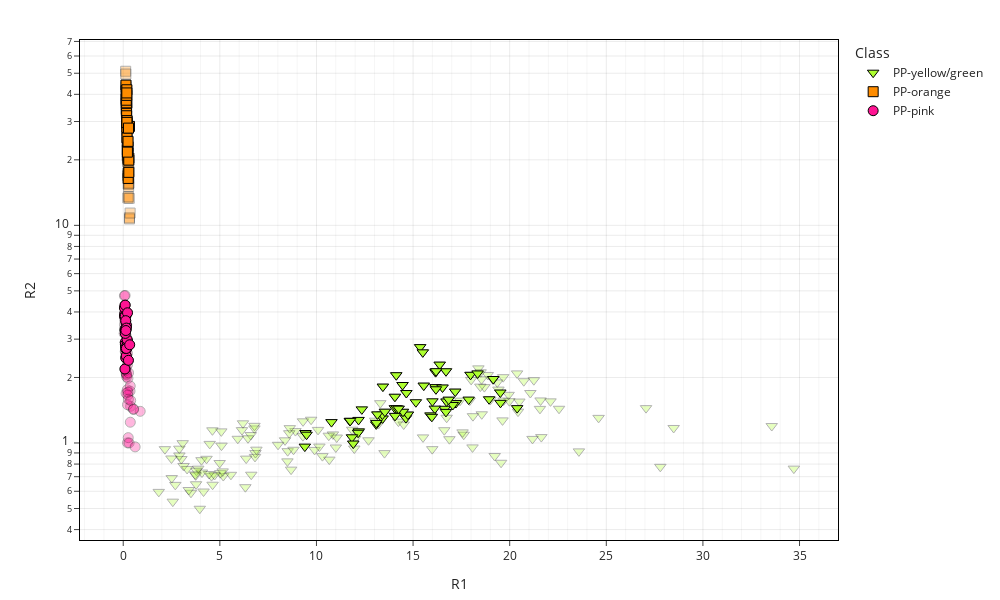

The notebook cell this image was saved under:
### Code cell
# --- Classification for Intensity-Ratio Method ---

# Apply Intensity Ratio transformation to train data
X_train_minmax = min_max_norm(X, wavelengths, laser_end)
X_train_trans = intensity_ratio_transform(X_train_minmax, I0, I1, I2, I3)
X_train_df = pd.DataFrame(X_train_trans, index=X.index, columns=['R1', 'R2'])

# Apply Intensity Ratio transformation to test data and make predictions
X_test_minmax = min_max_norm(X_test, wavelengths, laser_end)
X_test_trans = intensity_ratio_transform(X_test_minmax, I0, I1, I2, I3)
X_test_df = pd.DataFrame(X_test_trans, index=X_test.index, columns=['R1', 'R2'])

# Evaluate classifier
metrics_df, pred, probs = evaluate_classifier(clf, X_train_df, X_test_df, y, y_test, classes)
display(metrics_df)


scatter_plot_train_test(X_train_df, X_test_df, 'R1', 'R2', symbol_map, color_dict, y_log=True)

### Figure 1 — Plotly figure (JSON) as saved in the notebook; plotly's stock layout.template omitted (floating-point values rounded to 4 significant figures; data arrays with more than 128 entries replaced by an {"elided": "..."} marker saying what was removed)
{"data": [{"hovertemplate": "<b>%{hovertext}</b><br><br>class=PP-yellow/green<br>R1=%{x}<br>R2=%{y}<extra></extra>", "hovertext": {"elided": "160 str values"}, "legendgroup": "train", "marker": {"color": "greenyellow", "line": {"color": "black", "width": 1}, "opacity": 0.3, "size": 10, "symbol": "triangle-down"}, "mode": "markers", "name": "PP-yellow/green", "orientation": "v", "showlegend": false, "type": "scatter", "x": {"elided": "160 float values"}, "xaxis": "x", "y": {"elided": "160 float values"}, "yaxis": "y"}, {"hovertemplate": "<b>%{hovertext}</b><br><br>class=PP-orange<br>R1=%{x}<br>R2=%{y}<extra></extra>", "hovertext": ["PP-orange_001", "PP-orange_002", "PP-orange_003", "PP-orange_004", "PP-orange_005", "PP-orange_006", "PP-orange_007", "PP-orange_008", "PP-orange_009", "PP-orange_010", "PP-orange_011", "PP-orange_012", "PP-orange_013", "PP-orange_014", "PP-orange_015", "PP-orange_016", "PP-orange_017", "PP-orange_018", "PP-orange_019", "PP-orange_020", "PP-orange_021", "PP-orange_022", "PP-orange_023", "PP-orange_024", "PP-orange_025", "PP-orange_026", "PP-orange_027", "PP-orange_028", "PP-orange_029", "PP-orange_030", "PP-orange_031", "PP-orange_032", "PP-orange_033", "PP-orange_034", "PP-orange_035", "PP-orange_036", "PP-orange_037", "PP-orange_038", "PP-orange_039", "PP-orange_040", "PP-orange_041", "PP-orange_042", "PP-orange_043", "PP-orange_044", "PP-orange_045", "PP-orange_046", "PP-orange_047", "PP-orange_048", "PP-orange_049", "PP-orange_050", "PP-orange_001", "PP-orange_002", "PP-orange_003", "PP-orange_004", "PP-orange_005", "PP-orange_006", "PP-orange_007", "PP-orange_008", "PP-orange_009", "PP-orange_010", "PP-orange_011", "PP-orange_012", "PP-orange_013", "PP-orange_014", "PP-orange_015", "PP-orange_016", "PP-orange_017", "PP-orange_018", "PP-orange_019", "PP-orange_020", "PP-orange_021", "PP-orange_022", "PP-orange_023", "PP-orange_024", "PP-orange_025", "PP-orange_026", "PP-orange_027", "PP-orange_028", "PP-orange_029", "PP-orange_030"], "legendgroup": "train", "marker": {"color": "darkorange", "line": {"color": "black", "width": 1}, "opacity": 0.3, "size": 10, "symbol": "square"}, "mode": "markers", "name": "PP-orange", "orientation": "v", "showlegend": false, "type": "scatter", "x": [0.1413, 0.1271, 0.1483, 0.1732, 0.1344, 0.1591, 0.16, 0.1714, 0.1741, 0.1444, 0.1511, 0.1809, 0.1586, 0.1725, 0.1627, 0.1766, 0.1795, 0.1918, 0.1978, 0.1812, 0.1992, 0.1728, 0.2042, 0.2061, 0.217, 0.2287, 0.2215, 0.2634, 0.2262, 0.2367, 0.2523, 0.2458, 0.2193, 0.2871, 0.2757, 0.24, 0.253, 0.2802, 0.3178, 0.2644, 0.2555, 0.27, 0.2808, 0.2655, 0.2855, 0.2605, 0.3235, 0.2962, 0.3109, 0.3566, 0.142, 0.1526, 0.1556, 0.1625, 0.1698, 0.3221, 0.1634, 0.1761, 0.1824, 0.1735, 0.1609, 0.1865, 0.1787, 0.1868, 0.1891, 0.1916, 0.1967, 0.1934, 0.185, 0.191, 0.2471, 0.2449, 0.2881, 0.2219, 0.2857, 0.2483, 0.2727, 0.2164, 0.257, 0.2889], "xaxis": "x", "y": [43.21, 51.06, 39.38, 34.69, 49.56, 37.61, 32.59, 34.3, 33.86, 37.24, 35.71, 27.31, 33.64, 25.61, 33.25, 29.71, 28.35, 24.14, 22.24, 28.09, 20.9, 32.34, 23.22, 27.21, 20.12, 20.27, 19.66, 16.93, 16.92, 21.03, 20.16, 17.37, 20.45, 19.21, 15.47, 13.36, 17.4, 16.39, 10.84, 17.1, 15.48, 16.82, 15.08, 13.55, 17.71, 18.12, 10.71, 15.63, 13.31, 11.39, 44.1, 41.61, 38.04, 34.1, 34.35, 28.49, 36.5, 31.89, 36.4, 36.56, 37.58, 41.99, 39.56, 30.22, 29.42, 28.19, 25.2, 30.29, 40.6, 29.72, 21.58, 22.98, 20.36, 22.06, 19.94, 24.32, 27.98, 21.7, 16.43, 17.52], "yaxis": "y"}, {"hovertemplate": "<b>%{hovertext}</b><br><br>class=PP-pink<br>R1=%{x}<br>R2=%{y}<extra></extra>", "hovertext": ["PP-pink_001", "PP-pink_002", "PP-pink_003", "PP-pink_004", "PP-pink_005", "PP-pink_006", "PP-pink_007", "PP-pink_008", "PP-pink_009", "PP-pink_010", "PP-pink_011", "PP-pink_012", "PP-pink_013", "PP-pink_014", "PP-pink_015", "PP-pink_016", "PP-pink_017", "PP-pink_018", "PP-pink_019", "PP-pink_020", "PP-pink_021", "PP-pink_022", "PP-pink_023", "PP-pink_024", "PP-pink_025", "PP-pink_026", "PP-pink_027", "PP-pink_028", "PP-pink_029", "PP-pink_030", "PP-pink_031", "PP-pink_032", "PP-pink_033", "PP-pink_034", "PP-pink_035", "PP-pink_036", "PP-pink_037", "PP-pink_038", "PP-pink_039", "PP-pink_040", "PP-pink_041", "PP-pink_042", "PP-pink_043", "PP-pink_044", "PP-pink_045", "PP-pink_046", "PP-pink_047", "PP-pink_048", "PP-pink_049", "PP-pink_050", "PP-pink_001", "PP-pink_002", "PP-pink_003", "PP-pink_004", "PP-pink_005", "PP-pink_006", "PP-pink_007", "PP-pink_008", "PP-pink_009", "PP-pink_010", "PP-pink_011", "PP-pink_012", "PP-pink_013", "PP-pink_014", "PP-pink_015", "PP-pink_016", "PP-pink_017", "PP-pink_018", "PP-pink_019", "PP-pink_020", "PP-pink_021", "PP-pink_022", "PP-pink_023", "PP-pink_024", "PP-pink_025", "PP-pink_026", "PP-pink_027", "PP-pink_028", "PP-pink_029", "PP-pink_030"], "legendgroup": "train", "marker": {"color": "deeppink", "line": {"color": "black", "width": 1}, "opacity": 0.3, "size": 10, "symbol": "circle"}, "mode": "markers", "name": "PP-pink", "orientation": "v", "showlegend": false, "type": "scatter", "x": [0.0591, 0.05975, 0.07487, 0.0631, 0.08156, 0.1076, 0.1204, 0.1305, 0.09707, 0.2182, 0.221, 0.1767, 0.1313, 0.1483, 0.143, 0.1815, 0.1454, 0.1016, 0.1657, 0.1777, 0.1807, 0.3802, 0.124, 0.1521, 0.3515, 0.2081, 0.1456, 0.2436, 0.1327, 0.2204, 0.2757, 0.3617, 0.04737, 0.2373, 0.2212, 0.5291, 0.2678, 0.1232, 0.08991, 0.259, 0.2454, 0.127, 0.386, 0.3658, 0.8777, 0.5355, 0.3037, 0.09864, 0.6164, 0.1528, 0.07524, 0.06714, 0.06301, 0.1008, 0.1013, 0.1483, 0.1027, 0.1241, 0.1729, 0.08812, 0.09257, 0.1125, 0.1215, 0.1301, 0.1018, 0.1582, 0.221, 0.2685, 0.1671, 0.2167, 0.1677, 0.1288, 0.2003, 0.1294, 0.1263, 0.1067, 0.1634, 0.1623, 0.3333, 0.1387], "xaxis": "x", "y": [4.743, 4.284, 3.682, 3.491, 3.812, 3.584, 3.315, 3.632, 4.765, 2.58, 2.286, 2.014, 2.591, 1.692, 2.1, 2.44, 2.443, 2.631, 2.075, 2.054, 3.488, 1.474, 2.752, 3.108, 1.731, 1.756, 2.212, 1.981, 2.155, 1.498, 2.1, 1.828, 3.187, 1.66, 1.001, 1.425, 1.59, 3.296, 3.871, 1.058, 1.711, 2.658, 1.568, 1.246, 1.398, 1.433, 1, 3.334, 0.9596, 2.514, 3.925, 3.825, 4.175, 3.281, 4.3, 3.859, 2.9, 2.784, 2.707, 2.188, 3.332, 2.835, 3.297, 2.461, 3.822, 2.513, 3.965, 2.398, 3.461, 2.946, 2.778, 3.301, 2.99, 3.649, 2.716, 3.188, 3.373, 2.719, 2.827, 3.286], "yaxis": "y"}, {"hovertemplate": "<b>%{hovertext}</b><br><br>class=PP-yellow/green<br>R1=%{x}<br>R2=%{y}<extra></extra>", "hovertext": ["PP-green_001", "PP-green_002", "PP-green_003", "PP-green_004", "PP-green_005", "PP-green_006", "PP-green_007", "PP-green_008", "PP-green_009", "PP-green_010", "PP-green_011", "PP-green_012", "PP-green_013", "PP-green_014", "PP-green_015", "PP-green_016", "PP-green_017", "PP-green_018", "PP-green_019", "PP-green_020", "PP-green_021", "PP-green_022", "PP-green_023", "PP-green_024", "PP-green_025", "PP-green_026", "PP-green_027", "PP-green_028", "PP-green_029", "PP-green_030", "PP-yellow_001", "PP-yellow_002", "PP-yellow_003", "PP-yellow_004", "PP-yellow_005", "PP-yellow_006", "PP-yellow_007", "PP-yellow_008", "PP-yellow_009", "PP-yellow_010", "PP-yellow_011", "PP-yellow_012", "PP-yellow_013", "PP-yellow_014", "PP-yellow_015", "PP-yellow_016", "PP-yellow_017", "PP-yellow_018", "PP-yellow_019", "PP-yellow_020", "PP-yellow_021", "PP-yellow_022", "PP-yellow_023", "PP-yellow_024", "PP-yellow_025", "PP-yellow_026", "PP-yellow_027", "PP-yellow_028", "PP-yellow_029", "PP-yellow_030"], "legendgroup": "test", "marker": {"color": "greenyellow", "line": {"color": "black", "width": 1}, "opacity": 1, "size": 10, "symbol": "triangle-down"}, "mode": "markers", "name": "PP-yellow/green", "orientation": "v", "showlegend": true, "type": "scatter", "x": [16.64, 19.52, 20.39, 18.93, 17.22, 17.88, 16.7, 16.13, 16.0, 19.52, 12.19, 13.09, 11.73, 12.15, 15.9, 14.63, 12.35, 10.78, 13.42, 15.15, 17.05, 13.1, 12.18, 15.97, 13.41, 9.398, 14.05, 9.433, 9.487, 11.84, 15.37, 15.5, 16.7, 16.38, 17.97, 18.34, 16.73, 16.17, 17.18, 19.15, 15.55, 16.19, 16.16, 16.84, 14.06, 14.45, 16.52, 16.18, 14.65, 14.73, 14.48, 14.07, 14.15, 13.44, 13.15, 13.54, 11.75, 14.25, 14.13, 11.9], "xaxis": "x", "y": [1.436, 1.706, 1.446, 1.588, 1.526, 1.583, 1.389, 1.438, 1.554, 1.53, 1.131, 1.218, 1.263, 1.115, 1.339, 1.301, 1.427, 1.247, 1.297, 1.539, 1.495, 1.237, 1.277, 1.319, 1.351, 0.9623, 1.445, 1.111, 1.092, 1.062, 2.757, 2.609, 2.136, 2.291, 2.057, 2.087, 1.552, 2.117, 1.723, 1.968, 1.835, 2.138, 1.806, 1.581, 1.631, 1.847, 1.799, 1.765, 1.696, 1.351, 1.391, 1.332, 1.444, 1.816, 1.354, 1.392, 1.264, 1.438, 2.049, 0.994], "yaxis": "y"}, {"hovertemplate": "<b>%{hovertext}</b><br><br>class=PP-orange<br>R1=%{x}<br>R2=%{y}<extra></extra>", "hovertext": ["PP-orange_001", "PP-orange_002", "PP-orange_003", "PP-orange_004", "PP-orange_005", "PP-orange_006", "PP-orange_007", "PP-orange_008", "PP-orange_009", "PP-orange_010", "PP-orange_011", "PP-orange_012", "PP-orange_013", "PP-orange_014", "PP-orange_015", "PP-orange_016", "PP-orange_017", "PP-orange_018", "PP-orange_019", "PP-orange_020", "PP-orange_021", "PP-orange_022", "PP-orange_023", "PP-orange_024", "PP-orange_025", "PP-orange_026", "PP-orange_027", "PP-orange_028", "PP-orange_029", "PP-orange_030"], "legendgroup": "test", "marker": {"color": "darkorange", "line": {"color": "black", "width": 1}, "opacity": 1, "size": 10, "symbol": "square"}, "mode": "markers", "name": "PP-orange", "orientation": "v", "showlegend": true, "type": "scatter", "x": [0.142, 0.1526, 0.1556, 0.1625, 0.1698, 0.3221, 0.1634, 0.1761, 0.1824, 0.1735, 0.1609, 0.1865, 0.1787, 0.1868, 0.1891, 0.1916, 0.1967, 0.1934, 0.185, 0.191, 0.2471, 0.2449, 0.2881, 0.2219, 0.2857, 0.2483, 0.2727, 0.2164, 0.257, 0.2889], "xaxis": "x", "y": [44.1, 41.61, 38.04, 34.1, 34.35, 28.49, 36.5, 31.89, 36.4, 36.56, 37.58, 41.99, 39.56, 30.22, 29.42, 28.19, 25.2, 30.29, 40.6, 29.72, 21.58, 22.98, 20.36, 22.06, 19.94, 24.32, 27.98, 21.7, 16.43, 17.52], "yaxis": "y"}, {"hovertemplate": "<b>%{hovertext}</b><br><br>class=PP-pink<br>R1=%{x}<br>R2=%{y}<extra></extra>", "hovertext": ["PP-pink_001", "PP-pink_002", "PP-pink_003", "PP-pink_004", "PP-pink_005", "PP-pink_006", "PP-pink_007", "PP-pink_008", "PP-pink_009", "PP-pink_010", "PP-pink_011", "PP-pink_012", "PP-pink_013", "PP-pink_014", "PP-pink_015", "PP-pink_016", "PP-pink_017", "PP-pink_018", "PP-pink_019", "PP-pink_020", "PP-pink_021", "PP-pink_022", "PP-pink_023", "PP-pink_024", "PP-pink_025", "PP-pink_026", "PP-pink_027", "PP-pink_028", "PP-pink_029", "PP-pink_030"], "legendgroup": "test", "marker": {"color": "deeppink", "line": {"color": "black", "width": 1}, "opacity": 1, "size": 10, "symbol": "circle"}, "mode": "markers", "name": "PP-pink", "orientation": "v", "showlegend": true, "type": "scatter", "x": [0.07524, 0.06714, 0.06301, 0.1008, 0.1013, 0.1483, 0.1027, 0.1241, 0.1729, 0.08812, 0.09257, 0.1125, 0.1215, 0.1301, 0.1018, 0.1582, 0.221, 0.2685, 0.1671, 0.2167, 0.1677, 0.1288, 0.2003, 0.1294, 0.1263, 0.1067, 0.1634, 0.1623, 0.3333, 0.1387], "xaxis": "x", "y": [3.925, 3.825, 4.175, 3.281, 4.3, 3.859, 2.9, 2.784, 2.707, 2.188, 3.332, 2.835, 3.297, 2.461, 3.822, 2.513, 3.965, 2.398, 3.461, 2.946, 2.778, 3.301, 2.99, 3.649, 2.716, 3.188, 3.373, 2.719, 2.827, 3.286], "yaxis": "y"}], "layout": {"height": 600, "legend": {"itemclick": "toggle", "title": {"text": "Class"}}, "margin": {"b": 60, "l": 80, "r": 40, "t": 40}, "width": 1000, "xaxis": {"gridcolor": "rgba(0,0,0,0.08)", "linecolor": "black", "linewidth": 1, "minor": {"dtick": 1, "gridcolor": "rgba(0,0,0,0.04)", "showgrid": true}, "mirror": true, "showgrid": true, "showline": true, "ticks": "outside", "title": {"text": "R1"}}, "yaxis": {"gridcolor": "rgba(0,0,0,0.08)", "linecolor": "black", "linewidth": 1, "minor": {"gridcolor": "rgba(0,0,0,0.04)", "showgrid": true}, "mirror": true, "showgrid": true, "showline": true, "title": {"text": "R2"}, "type": "log"}}}
